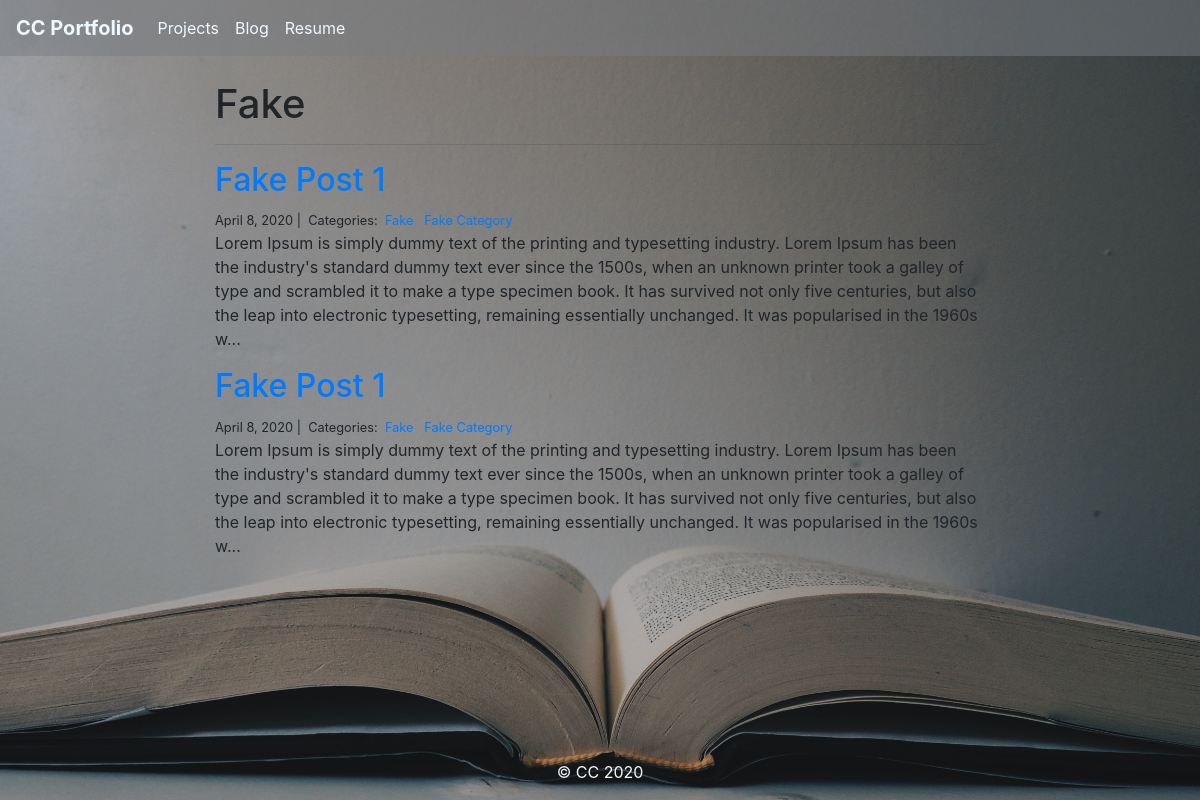
Before: /blog/Fake/ with the older database file.
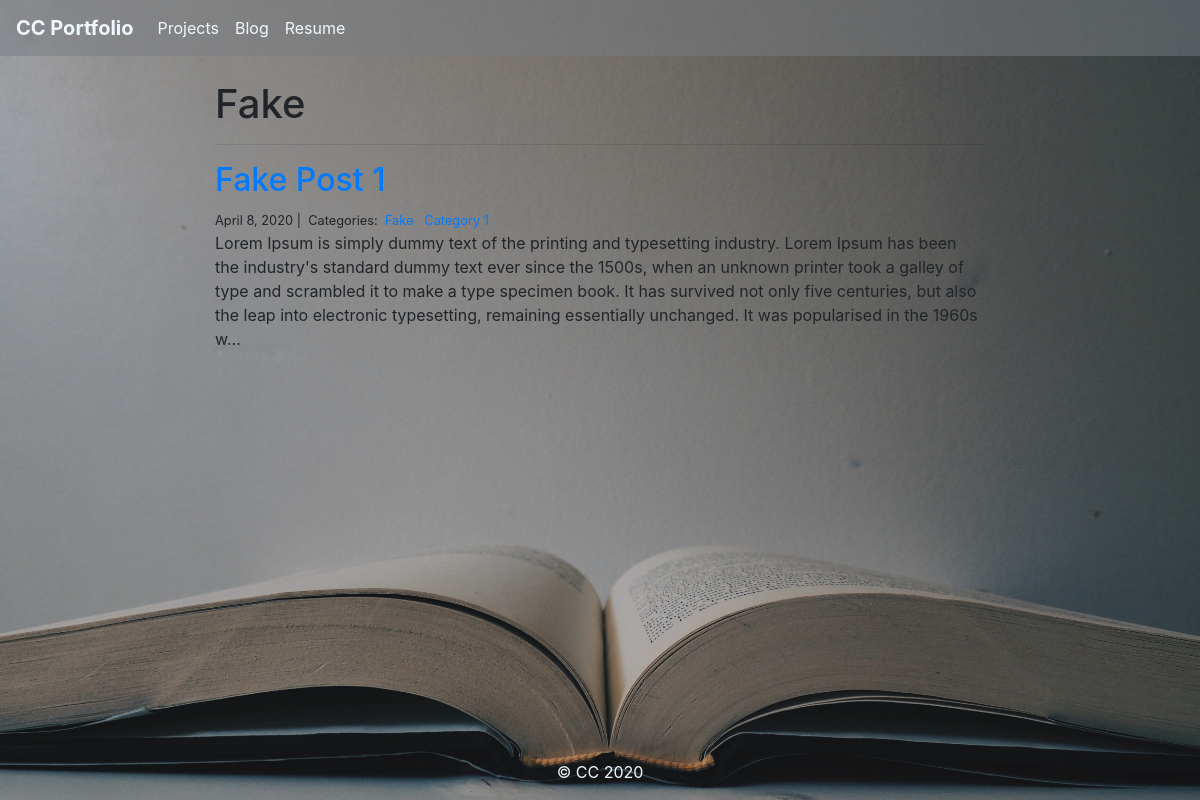
After: the same page with the newer database file.
### blog/models.py (models this page shows)
class Post(models.Model):
    title = models.CharField(max_length=255)
    body = models.TextField()
    created_on = models.DateTimeField(auto_now_add=True)
    last_modified = models.DateTimeField(auto_now=True)
    categories = models.ManyToManyField('Category', related_name='posts')

class Category(models.Model):
    name = models.CharField(max_length=20)

### blog/views.py (the view)
# urls.py: path("<category>/", views.blog_category, name="blog_category"),
def blog_category(request, category):
    posts = Post.objects.filter(
        categories__name__contains=category
    ).order_by(
        '-created_on'
    )
    context = {
        "category": category,
        "posts": posts
    }
    return render(request, "blog_category.html", context)

### blog/templates/blog_category.html
{% extends "base.html" %}
{% block page_content %}
<div class="col-md-8 offset-md-2">
    <h1>{{ category | title }}</h1>
    <hr>
    {% for post in posts %}
        <h2><a href="{% url 'blog_detail' post.pk%}">{{ post.title }}</a></h2>
        <small>
            {{ post.created_on.date }} |&nbsp;
            Categories:&nbsp;
            {% for category in post.categories.all %}
            <a href="{% url 'blog_category' category.name %}">
                {{ category.name }}
            </a>&nbsp;
            {% endfor %}
        </small>
        <p>{{ post.body | slice:":400" }}...</p>
    {% endfor %}
</div>
{% endblock %}

Changed rows visible on the page:
no longer on one of the page's lists (row unchanged): Post: title "Fake Post 1", created_on "April 8, 2020", body "Lorem Ipsum is simply dummy text of the printing and typesetting industry. Lorem Ipsum has been the industry's standard dummy text ever since the 1500s, when an unknown printer took a galley of type and scrambled it to make a type specimen book. It has survived not only five centuries, but also the leap into electronic typesetting, remaining essentially unchanged. It was popularised in the 1960s w"
changed Post "Fake Post 1": loses Category (name "Fake"); loses Category (name "Fake Category")
changed Category: name "Fake Category" → "Category 1"
